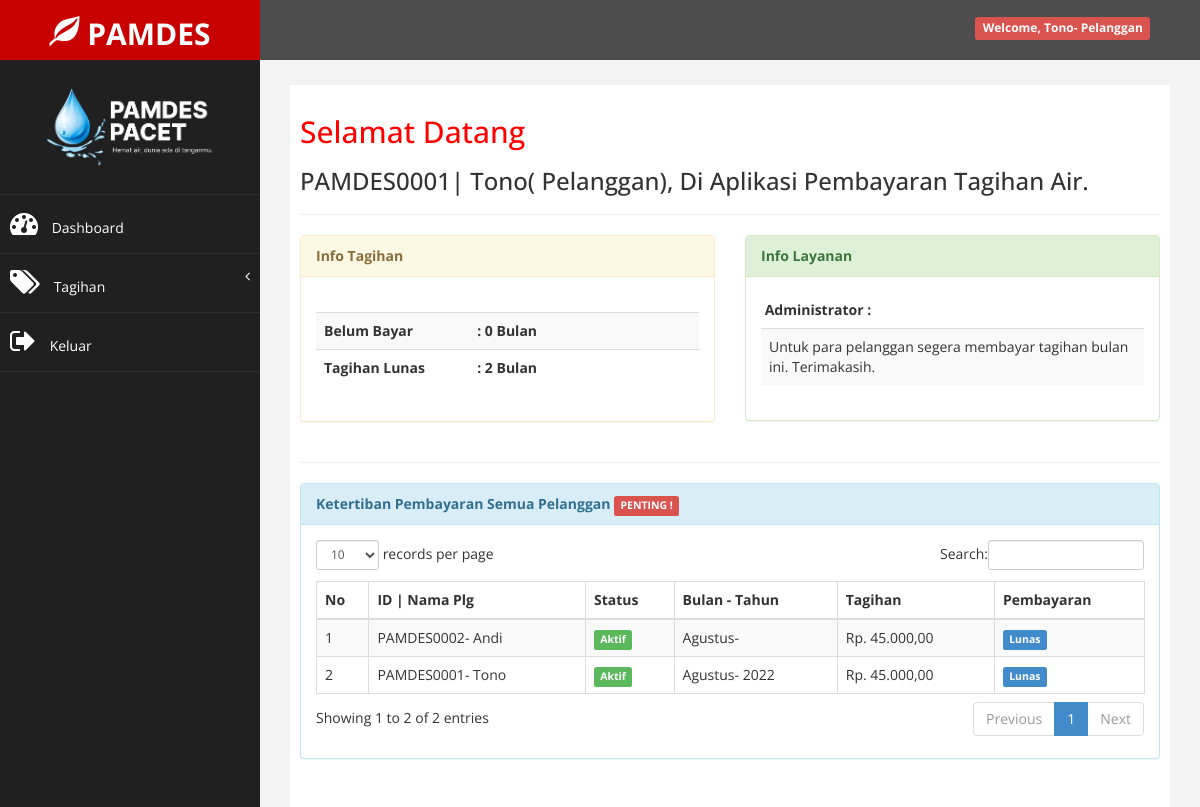
The page / (signed in) on the database its author committed.
### tables this page shows
CREATE TABLE `tb_info` (
  `id_info` int(11) NOT NULL,
  `isi_info` varchar(500) NOT NULL
);

CREATE TABLE `tb_pelanggan` (
  `id_pelanggan` char(15) NOT NULL,
  `nama_pelanggan` varchar(20) NOT NULL,
  `alamat` varchar(40) NOT NULL,
  `no_hp` char(15) NOT NULL,
  `status` char(10) NOT NULL DEFAULT 'Aktif',
  `id_layanan` int(11) NOT NULL
);

CREATE TABLE `tb_bulan` (
  `id_bulan` char(3) NOT NULL,
  `nama_bulan` varchar(10) NOT NULL
);

CREATE TABLE `tb_tagihan` (
  `id_tagihan` int(11) NOT NULL,
  `id_pakai` char(11) NOT NULL,
  `tagihan` int(11) NOT NULL,
  `status` char(12) NOT NULL DEFAULT 'Belum Bayar'
);

CREATE TABLE `tb_pakai` (
  `id_pakai` char(11) NOT NULL,
  `id_pelanggan` char(15) NOT NULL,
  `bulan` char(3) NOT NULL,
  `tahun` char(4) NOT NULL,
  `awal` int(11) NOT NULL,
  `akhir` int(11) NOT NULL,
  `pakai` int(11) NOT NULL
);

### inc/rupiah.php (called while the page is built)
<?php
function rupiah($angka){
	$hasil_rupiah = "Rp. " . number_format($angka,2,',','.');
	return $hasil_rupiah;
}
?>

### home_pe.php (the view, shortened to what this page needs)
<?php
$data_nama_lengkap = $_SESSION["ses_nama"];
$data_level = $_SESSION["ses_level"];
$data_rek = $_SESSION["ses_rek"];
?>
<h2>Selamat Datang</h2>
<h3>
	<?php echo $data_rek; ?>|
	<?php echo $data_nama_lengkap; ?>(
	<?php echo $data_level; ?>), Di Aplikasi Pembayaran Tagihan Air.</h3>
<hr/>
<div class="row">
	<div class="col-md-6">
		<div class="panel panel-warning">
			<div class="panel-heading">
				<b>Info Tagihan</b>
			</div>
			<div class="panel-body">
				<table class="table table-striped">
					<tbody>
						<br>
						<tr>
							<td>
								<b>Belum Bayar</b>
							</td>
							<td width="60%">
								<b>:
									<?php
                                                $sql = "SELECT COUNT(t.id_tagihan)
                                                from tb_tagihan t join tb_pakai k on t.id_pakai=k.id_pakai
                                                join tb_pelanggan p on k.id_pelanggan=p.id_pelanggan
                                                where t.status='Belum Bayar' and p.id_pelanggan='$data_rek'";
                                                $q_hit= mysqli_query($koneksi, $sql);
                                                while($row = mysqli_fetch_array($q_hit)) {
                                                    echo  $row[0]." Bulan";
                                                }
                                                ?>
								</b>
							</td>
						</tr>
						<tr>
							<td>
								<b>Tagihan Lunas</b>
							</td>
							<td width="60%">
								<b>:
									<?php
                                                $sql = "SELECT COUNT(t.id_tagihan)
                                                from tb_tagihan t join tb_pakai k on t.id_pakai=k.id_pakai
                                                join tb_pelanggan p on k.id_pelanggan=p.id_pelanggan
                                                where t.status='Lunas' and p.id_pelanggan='$data_rek'";
                                                $q_hit= mysqli_query($koneksi, $sql);
                                                while($row = mysqli_fetch_array($q_hit)) {
                                                    echo  $row[0]." Bulan";
                                                }
                                                ?>
								</b>
							</td>
						</tr>
					</tbody>
				</table>
			</div>
		</div>
	</div>
	<div class="col-md-6">
		<div class="panel panel-success">
			<div class="panel-heading">
				<b>Info Layanan</b>
			</div>
			<div class="panel-body">
				<table class="table table-striped">
					<tbody>
						<?php
                                    $sql = $koneksi->query("select * from tb_info");
                                    while ($data= $sql->fetch_assoc()) {
                                        ?>
						<h5>
							<b>&nbsp;Administrator :</b>
						</h5>
						<tr>
							<td>
								<?php echo $data['isi_info'];?>
							</td>
						</tr>
						<?php
                                    }?>
					</tbody>
				</table>
			</div>
		</div>
	</div>
</div>
<hr/>
<div class="row">
	<div class="col-md-12">
		<div class="panel panel-info">
			<div class="panel-heading">
				<b>Ketertiban Pembayaran Semua Pelanggan
					<span class="label label-danger">PENTING !</span>
				</b>
			</div>
			<div class="panel-body">
				<div class="table-responsive">
					<table class="table table-striped table-bordered table-hover" id="dataTables-example">
						<thead>
							<tr>
								<th>No</th>
								<th>ID | Nama Plg</th>
								<th>Status</th>
								<th>Bulan - Tahun</th>
								<th>Tagihan</th>
								<th>Pembayaran</th>
							</tr>
						</thead>
						<tbody>
							<?php
                                    $no = 1;
                                    $sql = $koneksi->query("select p.id_pelanggan, p.nama_pelanggan, p.status as pel, t.tagihan, t.status,
                                    k.tahun, k.pakai, b.nama_bulan
                                    from tb_pelanggan p inner join tb_pakai k on p.id_pelanggan=k.id_pelanggan
                                    inner join tb_tagihan t on k.id_pakai=t.id_pakai
                                    inner join tb_bulan b on k.bulan=b.id_bulan where t.tagihan>='1'
                                    order by t.status asc, k.tahun asc, b.id_bulan asc");
                                    while ($data= $sql->fetch_assoc()) {
                                    ?>
							<tr>
								<td>
									<?php echo $no++; ?>
								</td>
								<td>
									<?php echo $data['id_pelanggan']; ?>-
									<?php echo $data['nama_pelanggan']; ?>
								</td>
								<td>
									<?php $pel = $data['pel']  ?>
									<?php if ($pel == 'Aktif') { ?>
									<span class="label label-success">Aktif</span>
									<?php } elseif ($pel == 'Non Aktif') { ?>
									<span class="label label-warning">Non Aktif</span>
								</td>
								<?php } ?>
								</td>
								<td>
									<?php echo $data['nama_bulan']; ?>-
									<?php echo $data['tahun']; ?>
								</td>
								<td>
									<?php echo rupiah($data['tagihan']); ?>
								</td>
								<td>
									<?php $warna = $data['status']  ?>
									<?php if ($warna == 'Belum Bayar') { ?>
									<span class="label label-danger">Belum Bayar</span>
									<?php } elseif ($warna == 'Lunas') { ?>
									<span class="label label-primary">Lunas</span>
								</td>
								<?php } ?>
							</tr>
							<?php
                                    }
                                    ?>
						</tbody>
				</div>
			</div>
		</div>
	</div>
</div>
</div>

### assets/css/custom.css (style rules this page uses)
body { font-family: 'Open Sans', sans-serif; }
h2 { color: #f00; }

### rows shown on the page
tb_info: isi_info "Untuk para pelanggan segera membayar tagihan bulan ini. Terimakasih."
tb_pelanggan: id_pelanggan "PAMDES0002", nama_pelanggan "Andi", status "Aktif", tb_bulan.nama_bulan "Agustus", tb_tagihan.tagihan "Rp. 45.000,00"
tb_pelanggan: id_pelanggan "PAMDES0001", nama_pelanggan "Tono", status "Aktif", tb_bulan.nama_bulan "Agustus", tb_pakai.tahun "2022", tb_tagihan.tagihan "Rp. 45.000,00"

### other values the page prints
$data_nama_lengkap "Tono"
$data_level "Pelanggan"
$data_rek "PAMDES0001"
$row[0] "0"
$row[0] "2"
